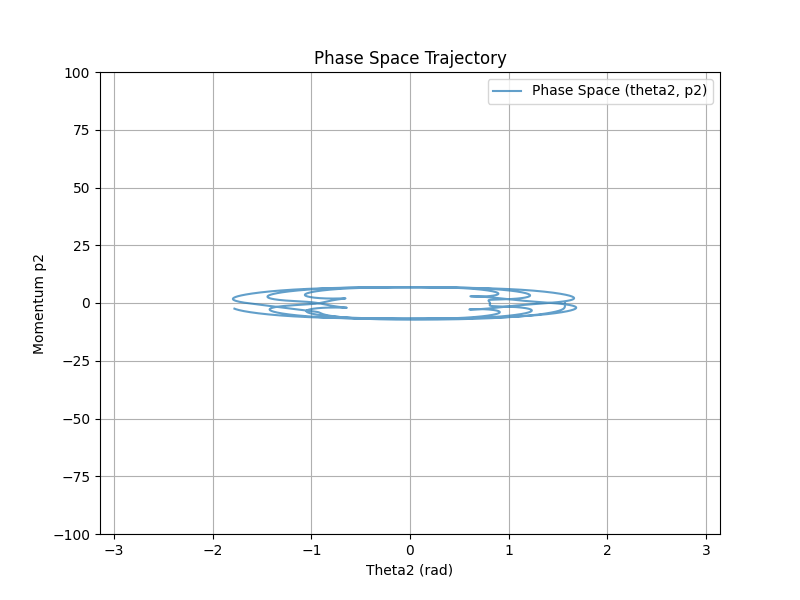

This chart was generated by the following Python code:
import numpy as np
import matplotlib.pyplot as plt
from scipy.integrate import solve_ivp
import matplotlib.animation as animation

# System Parameters
m1, m2 = 1.0, 1.0  # Masses
L1, L2 = 1.0, 1.0  # Rod Lengths
g = 9.81           # Gravity

# Equations of Motion
def equations(t, y):
    theta1, theta2, p1, p2 = y
    
    # Mass matrix
    M = np.array([
        [(m1 + m2) * L1**2, m2 * L1 * L2 * np.cos(theta1 - theta2)],
        [m2 * L1 * L2 * np.cos(theta1 - theta2), m2 * L2**2]
    ])
    
    # Solve for angular velocities
    theta_dot = np.linalg.solve(M, np.array([p1, p2]))
    
    # Compute time derivatives of p1, p2
    p1_dot = - (m1 + m2) * g * L1 * np.sin(theta1) - m2 * L1 * L2 * theta_dot[1]**2 * np.sin(theta1 - theta2)
    p2_dot = - m2 * g * L2 * np.sin(theta2) + m2 * L1 * L2 * theta_dot[0]**2 * np.sin(theta1 - theta2)
    
    return [theta_dot[0], theta_dot[1], p1_dot, p2_dot]

# Initial Conditions
y0 = [np.pi / 2, np.pi / 2, 0, 0]  # (theta1, theta2, p1, p2)

# Time Interval
t_span = (0, 10)
t_eval = np.linspace(t_span[0], t_span[1], 5000)  # Increase resolution

# Solve ODE with implicit solver for stability
solution = solve_ivp(equations, t_span, y0, t_eval=t_eval, method='Radau')

# Extract Results
t = solution.t
theta1 = (solution.y[0] + np.pi) % (2 * np.pi) - np.pi  # Wrapping angles
theta2 = (solution.y[1] + np.pi) % (2 * np.pi) - np.pi
p2 = solution.y[3]  # Corrected momentum extraction
x1, y1 = L1 * np.sin(theta1), -L1 * np.cos(theta1)
x2, y2 = x1 + L2 * np.sin(theta2), y1 - L2 * np.cos(theta2)

# Plot Phase Space
plt.figure(figsize=(8, 6))
plt.plot(theta2, p2, label='Phase Space (theta2, p2)', alpha=0.7)
plt.xlabel('Theta2 (rad)')
plt.ylabel('Momentum p2')
plt.legend()
plt.title('Phase Space Trajectory')
plt.xlim([-np.pi, np.pi])  # Limit theta2 range to improve visualization
plt.ylim([-100, 100])  # Shrink momentum axis range
plt.grid()
plt.savefig("part_c.png")

# Animate the Double Pendulum in Real Space
fig, ax = plt.subplots(figsize=(6, 6))
ax.set_xlim(-2, 2)
ax.set_ylim(-2, 2)
line, = ax.plot([], [], 'o-', lw=2)

def animate(i):
    line.set_data([0, x1[i], x2[i]], [0, y1[i], y2[i]])
    return line,

ani = animation.FuncAnimation(fig, animate, frames=len(t), interval=10, blit=True)
plt.show()
